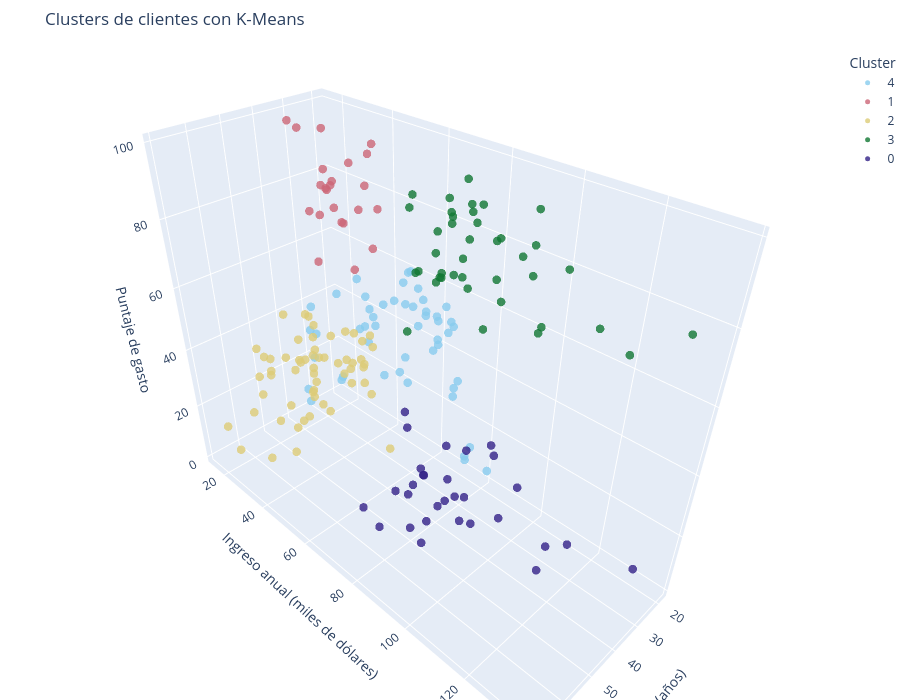

Notebook source saved alongside this figure:
### Code cell
fig.show()

### Figure 1 — Plotly figure (JSON) as saved in the notebook; plotly's stock layout.template omitted (floating-point values rounded to 4 significant figures)
{"data": [{"hovertemplate": "Cluster=4<br>Edad (años)=%{x}<br>Ingreso anual (miles de dólares)=%{y}<br>Puntaje de gasto=%{z}<extra></extra>", "legendgroup": "4", "marker": {"color": "rgb(136, 204, 238)", "opacity": 0.8, "size": 5, "symbol": "circle"}, "mode": "markers", "name": "4", "scene": "scene", "showlegend": true, "type": "scatter3d", "x": [19, 20, 31, 35, 37, 35, 35, 40, 36, 27, 29, 31, 33, 31, 27, 19, 18, 19, 32, 26, 40, 23, 38, 21, 22, 34, 18, 40, 32, 24, 27, 20, 23, 26, 21, 19, 38, 19, 18, 19, 27, 38, 23, 25, 20, 19, 28, 25, 19], "y": [15, 16, 17, 18, 20, 21, 24, 29, 37, 40, 40, 40, 42, 43, 46, 46, 48, 48, 48, 54, 54, 54, 54, 54, 57, 58, 59, 60, 60, 60, 60, 61, 62, 62, 62, 63, 64, 64, 65, 65, 67, 67, 70, 72, 73, 74, 76, 77, 81], "z": [39, 6, 40, 6, 13, 35, 35, 31, 26, 47, 42, 42, 60, 54, 51, 55, 59, 59, 47, 54, 48, 52, 55, 57, 55, 60, 41, 40, 42, 52, 50, 49, 41, 55, 42, 54, 42, 46, 48, 50, 56, 40, 29, 34, 5, 10, 40, 12, 5]}, {"hovertemplate": "Cluster=1<br>Edad (años)=%{x}<br>Ingreso anual (miles de dólares)=%{y}<br>Puntaje de gasto=%{z}<extra></extra>", "legendgroup": "1", "marker": {"color": "rgb(204, 102, 119)", "opacity": 0.8, "size": 5, "symbol": "circle"}, "mode": "markers", "name": "1", "scene": "scene", "showlegend": true, "type": "scatter3d", "x": [21, 23, 22, 23, 30, 35, 24, 22, 20, 35, 25, 31, 29, 35, 23, 21, 18, 21, 30, 20, 24, 31, 24], "y": [15, 16, 17, 18, 19, 19, 20, 20, 21, 23, 24, 25, 28, 28, 29, 30, 33, 33, 34, 37, 38, 39, 39], "z": [81, 77, 76, 94, 72, 99, 77, 79, 66, 98, 73, 73, 82, 61, 87, 73, 92, 81, 73, 75, 92, 61, 65]}, {"hovertemplate": "Cluster=2<br>Edad (años)=%{x}<br>Ingreso anual (miles de dólares)=%{y}<br>Puntaje de gasto=%{z}<extra></extra>", "legendgroup": "2", "marker": {"color": "rgb(221, 204, 119)", "opacity": 0.8, "size": 5, "symbol": "circle"}, "mode": "markers", "name": "2", "scene": "scene", "showlegend": true, "type": "scatter3d", "x": [64, 67, 58, 52, 46, 54, 45, 60, 53, 49, 42, 65, 48, 49, 50, 49, 59, 50, 47, 51, 69, 53, 70, 67, 54, 63, 43, 68, 70, 47, 60, 60, 59, 45, 49, 57, 67, 46, 48, 55, 50, 68, 48, 47, 48, 49, 67, 49, 66, 54, 68, 66, 65, 63, 49, 51, 50, 56], "y": [19, 19, 20, 23, 25, 28, 28, 30, 33, 33, 34, 38, 39, 39, 40, 42, 43, 43, 43, 44, 44, 46, 46, 47, 47, 48, 48, 48, 49, 49, 50, 50, 54, 54, 54, 54, 54, 54, 54, 57, 58, 59, 60, 60, 61, 62, 62, 62, 63, 63, 63, 63, 63, 65, 65, 67, 67, 79], "z": [3, 14, 15, 29, 5, 14, 32, 4, 4, 14, 17, 35, 36, 28, 55, 52, 60, 45, 41, 50, 46, 46, 56, 52, 59, 51, 50, 48, 55, 42, 49, 56, 47, 53, 42, 51, 41, 44, 46, 58, 46, 55, 49, 47, 42, 48, 59, 56, 50, 46, 43, 48, 52, 43, 59, 43, 57, 35]}, {"hovertemplate": "Cluster=3<br>Edad (años)=%{x}<br>Ingreso anual (miles de dólares)=%{y}<br>Puntaje de gasto=%{z}<extra></extra>", "legendgroup": "3", "marker": {"color": "rgb(17, 119, 51)", "opacity": 0.8, "size": 5, "symbol": "circle"}, "mode": "markers", "name": "3", "scene": "scene", "showlegend": true, "type": "scatter3d", "x": [40, 39, 31, 40, 38, 39, 31, 29, 32, 35, 32, 32, 28, 32, 34, 39, 38, 27, 30, 30, 29, 31, 36, 33, 32, 28, 36, 30, 27, 35, 32, 29, 30, 28, 36, 32, 38, 35, 32, 30], "y": [69, 69, 70, 71, 71, 71, 72, 73, 73, 74, 75, 76, 77, 77, 78, 78, 78, 78, 78, 78, 79, 81, 85, 86, 87, 87, 87, 88, 88, 93, 97, 98, 99, 101, 103, 103, 113, 120, 126, 137], "z": [58, 91, 77, 95, 75, 75, 71, 88, 73, 72, 93, 87, 97, 74, 90, 88, 76, 89, 78, 73, 83, 93, 75, 95, 63, 75, 92, 86, 69, 90, 86, 88, 97, 68, 85, 69, 91, 79, 74, 83]}, {"hovertemplate": "Cluster=0<br>Edad (años)=%{x}<br>Ingreso anual (miles de dólares)=%{y}<br>Puntaje de gasto=%{z}<extra></extra>", "legendgroup": "0", "marker": {"color": "rgb(51, 34, 136)", "opacity": 0.8, "size": 5, "symbol": "circle"}, "mode": "markers", "name": "0", "scene": "scene", "showlegend": true, "type": "scatter3d", "x": [43, 59, 47, 44, 57, 48, 34, 43, 44, 47, 37, 34, 50, 42, 36, 40, 36, 52, 58, 59, 37, 46, 41, 54, 41, 34, 33, 47, 45, 32], "y": [71, 71, 71, 73, 75, 77, 78, 78, 78, 78, 78, 78, 85, 86, 87, 87, 87, 88, 88, 93, 97, 98, 99, 101, 103, 103, 113, 120, 126, 137], "z": [35, 11, 9, 7, 5, 36, 22, 17, 20, 16, 1, 1, 26, 20, 27, 13, 10, 13, 15, 14, 32, 15, 39, 24, 17, 23, 8, 16, 28, 18]}], "layout": {"height": 700, "legend": {"title": {"text": "Cluster"}, "tracegroupgap": 0}, "margin": {"b": 0, "l": 0, "r": 0, "t": 50}, "scene": {"domain": {"x": [0.0, 1.0], "y": [0.0, 1.0]}, "xaxis": {"title": {"text": "Edad (años)"}}, "yaxis": {"title": {"text": "Ingreso anual (miles de dólares)"}}, "zaxis": {"title": {"text": "Puntaje de gasto"}}}, "title": {"text": "Clusters de clientes con K-Means"}}}
